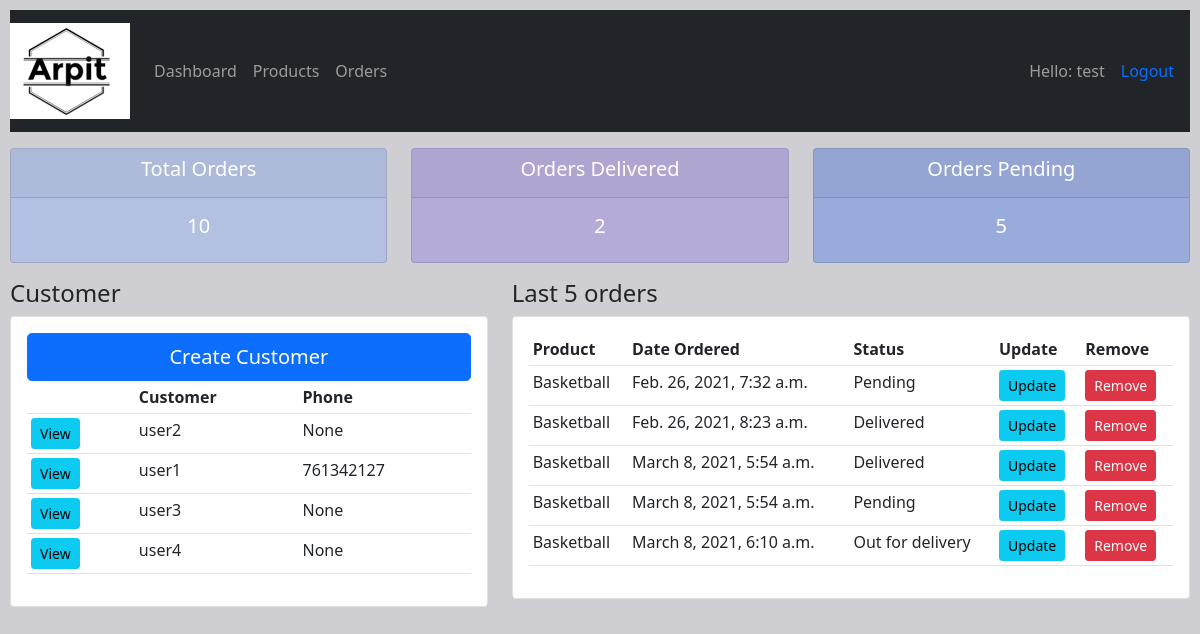
The app's page / (signed in), older data.
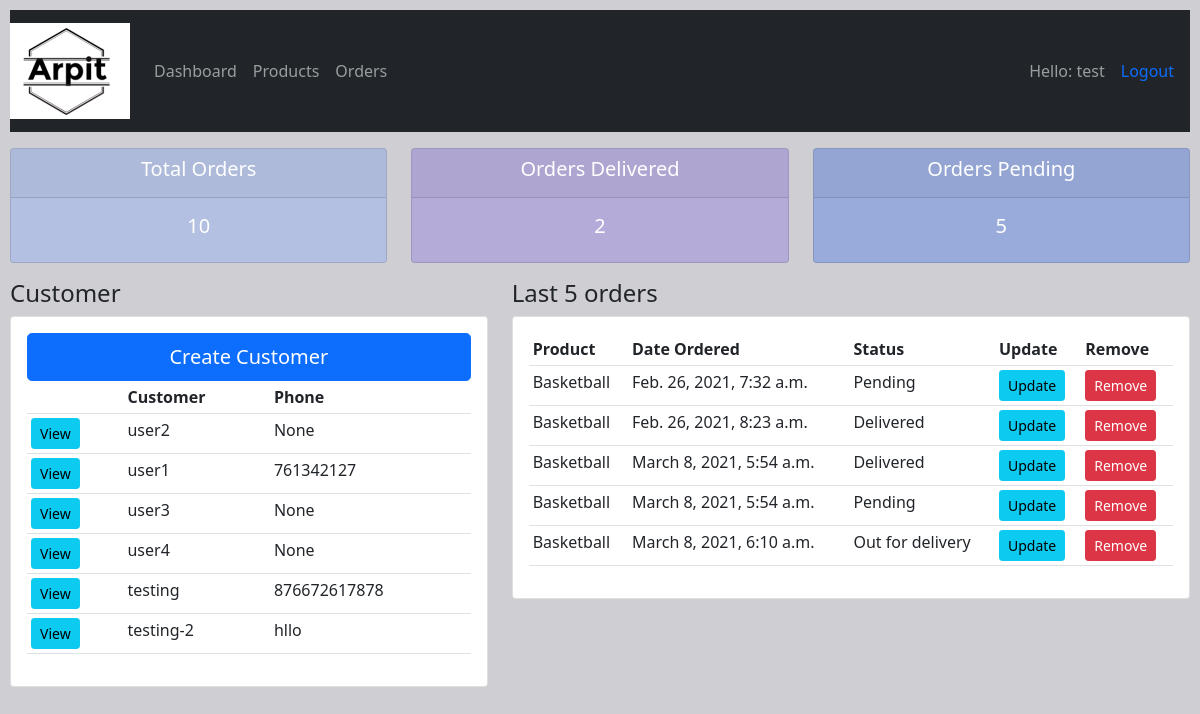
The same page, newer data.
### crm1/models.py (models this page shows, shortened)
class Customer(models.Model):
    user = models.OneToOneField(User, null=True, on_delete=models.CASCADE)
    name = models.CharField(max_length=250, null=True)
    phone = models.CharField(max_length=15, null=True)
    email = models.EmailField(max_length=50, null=True)
    date_created = models.DateTimeField(auto_now_add=True, null=True)
    profile_picture = models.ImageField(default='Arpit.png',null=True, blank=True)

class Order(models.Model):
    STATUS = (
        ('Pending', 'Pending'),
        ('Out for delivery', 'Out for delivery'),
        ('Delivered', 'Delivered'),
    )
    customer = models.ForeignKey(
        Customer, null=True, on_delete=models.SET_NULL)
    product = models.ForeignKey(Product, null=True, on_delete=models.SET_NULL)
    date_created = models.DateTimeField(auto_now_add=True, null=True)
    status = models.CharField(max_length=200, choices=STATUS)

class Product(models.Model):
    CATEGORY = (
        ('Indoor', 'Indoor'),
        ('Outdoor', 'Outdoor'),
    )
    name = models.CharField(max_length=250, null=True)
    price = models.FloatField(null=True)
    category = models.CharField(max_length=250, null=True, choices=CATEGORY)
    description = models.CharField(max_length=200, null=True, blank=True
                                   )
    date_created = models.DateTimeField(auto_now_add=True, null=True)
    tags = models.ManyToManyField(Tag)
    def __str__(self):
        return self.name

### crm1/decorators.py (the view)
    def wrapper_func(request, *args, **kwargs):
        group = None
        if request.user.groups.exists():
            group = request.user.groups.all()[0].name
        if group == 'admin':
            return view_func(request, *args, **kwargs)
        if group == 'customer':
            return redirect('customer',pk = request.user.customer.id)

### crm1/views.py (called while the page is built)
@login_required(login_url='login')
@admin_only
def dashboard(request):
    customers = Customer.objects.all()
    orders = Order.objects.order_by('date_created')
    order_latest= orders[:5]
    total_orders = orders.count()
    pending_orders = orders.filter(status="Pending").count()
    delivered_orders = orders.filter(status="Delivered").count()
    context = {"customers": customers, "orders": orders,
               "total": total_orders,
               "pending": pending_orders,
               "delivered": delivered_orders,
               "order_latest":order_latest,
               }
    return render(request, 'crm1/dashboard.html', context)

### crm1/templates/crm1/dashboard.html
{% extends 'crm1/base.html' %}
{% block content %}
{% include 'crm1/status.html' %}
<div class="row">
    <div class="col-sm-5">
        <h4>Customer</h4>
        <div class="card card-body">
            <a href="{% url 'register' %}" class="btn btn-primary btn-lg btn-block">Create Customer</a>
            <table class="table table-sm">
                <tr>
                    <th></th>
                    <th>Customer</th>
                    <th>Phone</th>
                </tr>
                {%for customer in customers%}
                <tr>
                    <td><a href="{% url 'customer' customer.id %}" class="btn btn-sm btn-info">View</a></td>
                    <td>{{customer.name}}</td>
                    <td>{{customer.phone}}</td>
                </tr>
                {% endfor %}
            </table>
        </div>
    </div>
    <div class="col-sm-7">
        <h4>Last 5 orders</h4>
        <div class="card card-body">
            <table class="table table-sm">
                <tr>
                    <th>Product</th>
                    <th>Date Ordered</th>
                    <th>Status</th>
                    <th>Update</th>
                    <th>Remove</th>
                </tr>
                {% for order in order_latest %}
                <tr>
                    <td>{{order.product}}</td>
                    <td>{{order.date_created}}</td>
                    <td>{{order.status}}</td>
                    <td><a href="{% url 'update_order' order.id %}" class="btn btn-sm btn-info">Update</a></td>
                    <td><a href="{% url 'delete_order' order.id %}" class="btn btn-sm btn-danger">Remove</a></td>
                </tr>
                {% endfor %}
            </table>
        </div>
    </div>
</div>
{% endblock %}

Row changes from the older to the newer data that the page shows:
added Customer: name "testing", phone "876672617878"
added Customer: name "testing-2", phone "hllo"
